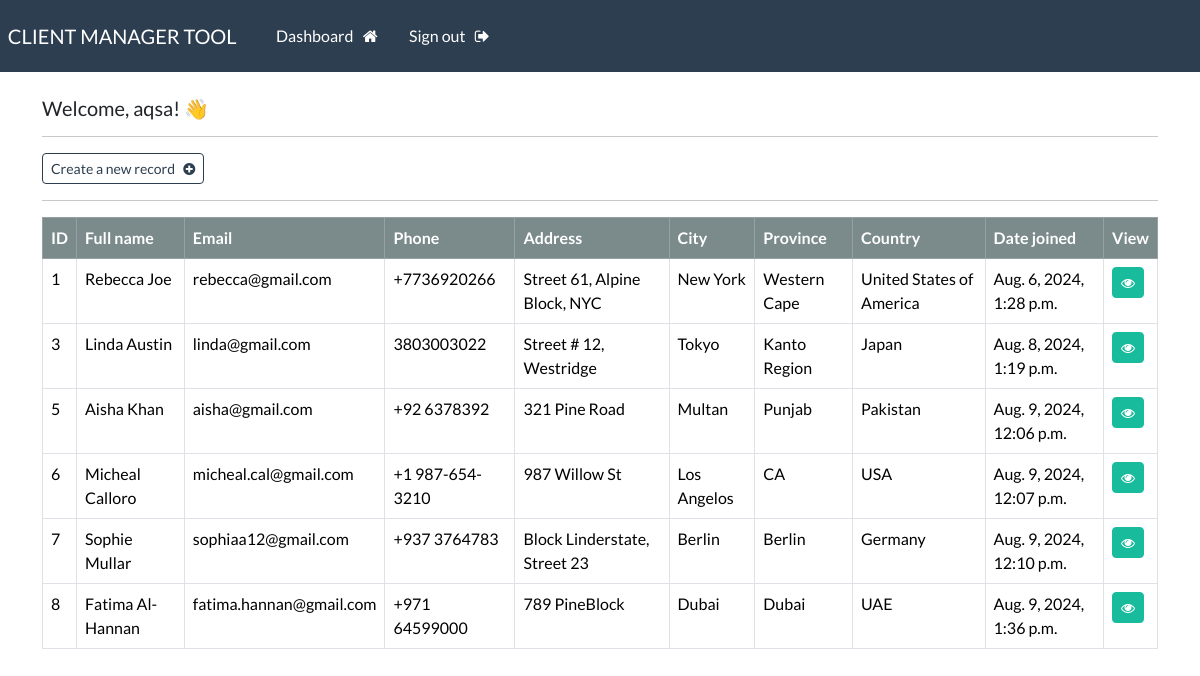
The page /dashboard (signed in) on the database its author committed.
### webapp/models.py (models this page shows, shortened)
class Record(models.Model):
    creation_date = models.DateTimeField(auto_now_add=True)
    first_name = models.CharField(max_length=100)
    last_name = models.CharField(max_length=100)
    email = models.CharField(max_length=255)
    phone = models.CharField(max_length=20)
    address = models.CharField(max_length=300)
    city = models.CharField(max_length=255)
    province = models.CharField(max_length=200)
    country = models.CharField(max_length=125)

### webapp/views.py (the view)
# urls.py: path('dashboard', views.dashboard, name = "dashboard"),
@login_required(login_url = 'my-login')
def dashboard(request):
    my_records = Record.objects.all()
    context = {'records' : my_records}
    return render(request, 'webapp/dashboard.html', context= context)

### webapp/templates/webapp/dashboard.html
{% extends 'webapp/base.html' %}
{% block content %}
    <h5> Welcome, {{user}}! 👋 </h5>
    <hr>
    <a class="btn btn-outline-primary btn-sm" href="{% url 'create-record' %}">
        Create a new record &nbsp; <i class="fa fa-plus-circle" aria-hidden="true"></i>
    </a>
    <hr>
    <table class="table table-hover table-bordered">
        <thead class="table-dark">
            <tr>
                <th scope="col"> ID </th>
                <th scope="col"> Full name </th>
                <th scope="col"> Email </th>
                <th scope="col"> Phone </th>
                <th scope="col"> Address </th>
                <th scope="col"> City </th>
                <th scope="col"> Province </th>
                <th scope="col"> Country </th>
                <th scope="col"> Date joined </th>
                <th scope="col"> View </th>
            </tr>
        </thead>
        <tbody>
        {% if records %}
            {% for record in records %}
            <tr>
                <td> {{record.id}} </td>
                <td> {{record.first_name}}  {{record.last_name}} </td>
                <td> {{record.email}} </td>
                <td> {{record.phone}} </td>
                <td> {{record.address}} </td>
                <td> {{record.city}} </td>
                <td> {{record.province}} </td>
                <td> {{record.country}} </td>
                <td> {{record.creation_date}} </td>
                <td> <a class="btn btn-success btn-sm" href="{% url 'record' record.id %}"> <i class="fa fa-eye" aria-hidden="true"></i> </a> </td>
            </tr>
            {% endfor %}
        {% endif %}
        </tbody>
    </table>
{% endblock %}

### webapp/templates/webapp/base.html (shortened to what this page needs)
{% load static %}
<!DOCTYPE html>
<html>
    <head>
        <link rel="stylesheet" type="text/css" href="https://bootswatch.com/5/flatly/bootstrap.min.css">
        <link rel="stylesheet" type="text/css" href="{% static 'css/styles.css' %}">
        <link rel="stylesheet" href="https://cdnjs.cloudflare.com/ajax/libs/font-awesome/4.7.0/css/font-awesome.min.css">
    </head>
    <body>
        {% include 'webapp/navbar.html' %}
        <div class="container">
            <br>
           {% block content %}
           {% endblock %}
        </div>
    </body>
</html>

### webapp/templates/webapp/navbar.html (shortened to what this page needs)
<nav class="navbar navbar-expand-lg navbar-dark bg-primary justify-content-center">
    <a class="navbar-brand main-heading" href="{% url '' %}">
      &nbsp; CLIENT MANAGER TOOL
    </a>
      <div class="collapse navbar-collapse text-center" id="navbarNavDropdown">
        <ul class="navbar-nav mr-auto">
          {% if user.is_authenticated %}
            <li class="nav-item">
              <a class="nav-link" href="{% url 'dashboard' %}">Dashboard &nbsp; <i class="fa fa-home" aria-hidden="true"></i> </a>
            </li>
            <li class="nav-item">
              <a class="nav-link" href="{% url 'user-logout' %}">Sign out &nbsp; <i class="fa fa-sign-out" aria-hidden="true"></i> </a>
            </li>
        </ul>
        {% endif %}
      </div>
  </nav>

### rows shown on the page
Record: id "1", first_name "Rebecca", last_name "Joe", email "rebecca@gmail.com", phone "+7736920266", address "Street 61, Alpine Block, NYC", city "New York", province "Western Cape", country "United States of America", creation_date "Aug. 6, 2024, 1:28 p.m."
Record: id "3", first_name "Linda", last_name "Austin", email "linda@gmail.com", phone "3803003022", address "Street # 12, Westridge", city "Tokyo", province "Kanto Region", country "Japan", creation_date "Aug. 8, 2024, 1:19 p.m."
Record: id "5", first_name "Aisha", last_name "Khan", email "aisha@gmail.com", phone "+92 6378392", address "321 Pine Road", city "Multan", province "Punjab", country "Pakistan", creation_date "Aug. 9, 2024, 12:06 p.m."
Record: id "6", first_name "Micheal", last_name "Calloro", email "micheal.cal@gmail.com", phone "+1 987-654-3210", address "987 Willow St", city "Los Angelos", province "CA", country "USA", creation_date "Aug. 9, 2024, 12:07 p.m."
Record: id "7", first_name "Sophie", last_name "Mullar", email "sophiaa12@gmail.com", phone "+937 3764783", address "Block Linderstate, Street 23", city "Berlin", province "Berlin", country "Germany", creation_date "Aug. 9, 2024, 12:10 p.m."
Record: id "8", first_name "Fatima", last_name "Al-Hannan", email "fatima.hannan@gmail.com", phone "+971 64599000", address "789 PineBlock", city "Dubai", province "Dubai", country "UAE", creation_date "Aug. 9, 2024, 1:36 p.m."

### other values the page prints
{{ user }} "aqsa"
